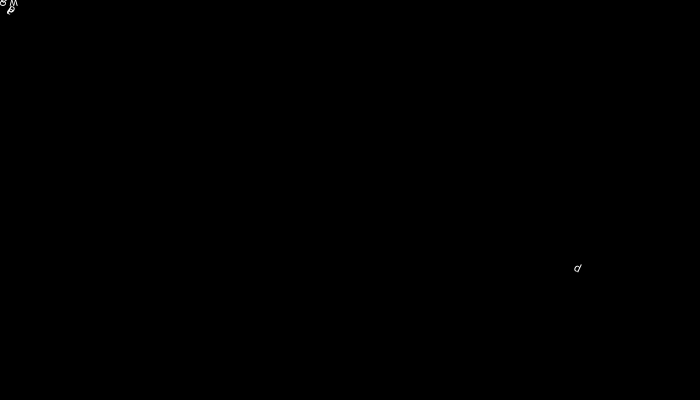
Frame 1 (no input)
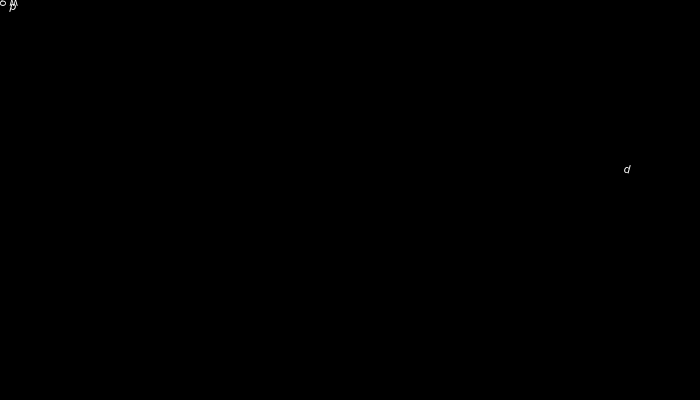
Frame 60 (the mouse pressed at the canvas centre just before this capture)
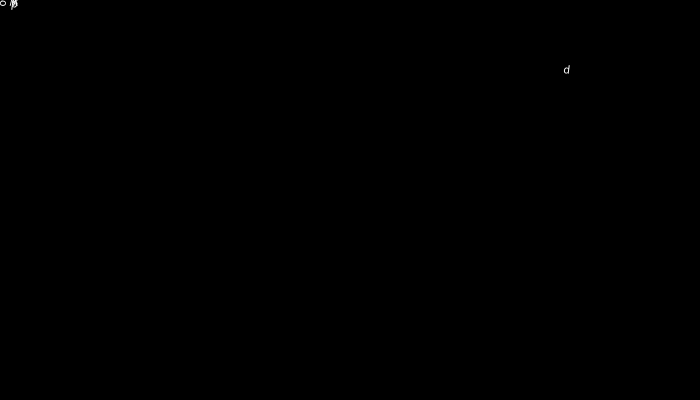
Frame 120 (the mouse held since frame 60 and released just before this capture)

The Processing sketch that drew these frames (run headless with seeded random() and noise(); from frame 60 on, the mouse is pressed at the canvas centre):

// Processing sketch: cowardcorner
// ── cowardcorner.pde

Segment seg;
Segment seg2;

void setup() {
  size(700, 400);
  strokeWeight(9);
  seg = new Segment('b',1, "hello world");
  seg2 = new Segment('g',1, "ah, the sea");

}

void draw() {
  background(0);

  doYourThing(seg);
   doYourThing2(seg2);

}
class Segment{
  float[] xf;
  float[] yf;
float segLength;
char col;
float t;
char[] word;
   Segment(char col, int t, String w){
    this.xf = new float[10];
    this.yf = new float[10];
    this.segLength = 18;
    this.col = col;
    this.t = t;
    this.word = reverse(w.toCharArray());
   }
void getNextColour(float x){
  if(col == 'b'){
      stroke(color(10,200,map(x, 0, 640, 0, 255), 100));
  } else if (col == 'r'){
      stroke(color(map(x, 0, 640, 0, 255), 10,200,100));

  } else {
      stroke(color(10,map(x, 0, 640, 0, 255), 200,100));

  }
}
void dragSegment(int ii, float xin, float yin) {
  int i = ii + 1;
  float dx = xin - xf[i];
  float dy = yin - yf[i];
  float angle = atan2(dy, dx);  
  xf[i] = xin - cos(angle) * segLength;
  yf[i] = yin - sin(angle) * segLength;
  segment(xf[i], yf[i], angle, word[ii]);
}

void segment(float xi, float yi, float a, char ch) {
  pushMatrix();
  translate(xi, yi);
  rotate(a);
  getNextColour(xi);
  //line(0, 0, segLength, 0);
  //ellipse(0,0,10,10);
  text(ch, 0, 0);
  popMatrix();
}
}
  
void doYourThing(Segment seg){
  float tx = map(sin(seg.t), -1, 1, 0, 640);
    float ty = map(cos(seg.t), -1, 1, 0, 360);

    seg.dragSegment(0, tx ,ty );

  seg.t += 0.01;
  for(int i=0; i<seg.xf.length-1; i++) {
    seg.dragSegment(i, seg.xf[i], seg.yf[i]);
  }
}
void doYourThing2(Segment seg){
  float tx = map(sin(seg.t), -1, 1, 0, 640);
    float ty = map(tan(seg.t), -1, 1, 0, 360);

    seg.dragSegment(0, tx ,ty );

  seg.t += 0.01;
  for(int i=0; i<seg.xf.length-1; i++) {
    seg.dragSegment(i, seg.xf[i], seg.yf[i]);
  }
}
